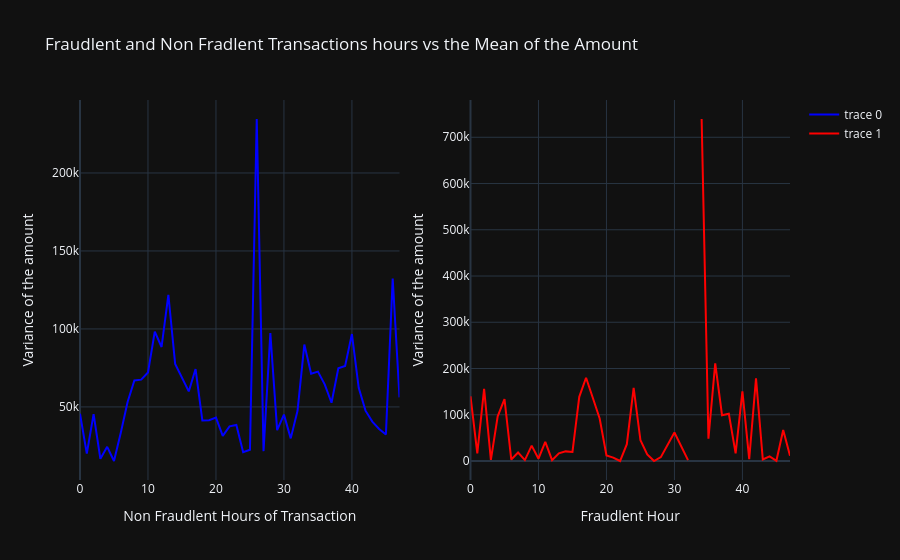

The code cell stored with this chart in its notebook:
### Code cell
fig = make_subplots(rows = 1,cols = 2)
fig.add_trace(
    go.Scatter(x = temp[temp["Class"]==0]["Hours"],y = temp[temp["Class"]==0]["var"],mode = "lines",
              line = dict(color = "blue")),row = 1, col = 1
)
fig.add_trace(
    go.Scatter(x = temp[temp["Class"]==1]["Hours"],y=temp[temp["Class"]==1]["var"],mode = "lines",
              line = dict(color = "red")),row = 1,col = 2
)
fig.update_layout(template = "plotly_dark",
                 xaxis1_title = "Non Fraudlent Hours of Transaction",
                 yaxis1_title = "Variance of the amount",
                 xaxis2_title = "Fraudlent Hour",
                 yaxis2_title = "Variance of the amount",
                 title = "Fraudlent and Non Fradlent Transactions hours vs the Mean of the Amount")
fig.show()

### Figure 1 — Plotly figure (JSON) as saved in the notebook; plotly's stock layout.template omitted (floating-point values rounded to 4 significant figures)
{"data": [{"line": {"color": "blue"}, "mode": "lines", "type": "scatter", "x": [0, 1, 2, 3, 4, 5, 6, 7, 8, 9, 10, 11, 12, 13, 14, 15, 16, 17, 18, 19, 20, 21, 22, 23, 24, 25, 26, 27, 28, 29, 30, 31, 32, 33, 34, 35, 36, 37, 38, 39, 40, 41, 42, 43, 44, 45, 46, 47], "xaxis": "x", "y": [45620.0, 20050.0, 45360.0, 16740.0, 24420.0, 15320.0, 33490.0, 53190.0, 66940.0, 67490.0, 72110.0, 98290.0, 88420.0, 121800.0, 77520.0, 68840.0, 59930.0, 74260.0, 41250.0, 41430.0, 43160.0, 31450.0, 37520.0, 38380.0, 20970.0, 22510.0, 234600.0, 21640.0, 97400.0, 35120.0, 45060.0, 29830.0, 47520.0, 89970.0, 71250.0, 72610.0, 64470.0, 52660.0, 74810.0, 76210.0, 96720.0, 62210.0, 47600.0, 40600.0, 35830.0, 32290.0, 132300.0, 56120.0], "yaxis": "y"}, {"line": {"color": "red"}, "mode": "lines", "type": "scatter", "x": [0, 1, 2, 3, 4, 5, 6, 7, 8, 9, 10, 11, 12, 13, 14, 15, 16, 17, 18, 19, 20, 21, 22, 23, 24, 25, 26, 27, 28, 30, 32, 33, 34, 35, 36, 37, 38, 39, 40, 41, 42, 43, 44, 45, 46, 47], "xaxis": "x2", "y": [139900.0, 16370.0, 155800.0, 2457.0, 96680.0, 133900.0, 3198.0, 18360.0, 2036.0, 33240.0, 4939.0, 41180.0, 1748.0, 16690.0, 20810.0, 19720.0, 138800.0, 180000.0, 136300.0, 91840.0, 12030.0, 7433.0, 16.35, 36500.0, 158300.0, 44800.0, 14340.0, 18.39, 8385.0, 61690.0, 1785.0, null, 739500.0, 48060.0, 211200.0, 99050.0, 102300.0, 16640.0, 150800.0, 3879.0, 178500.0, 3275.0, 9960.0, 382.8, 67190.0, 11460.0], "yaxis": "y2"}], "layout": {"autosize": true, "title": {"text": "Fraudlent and Non Fradlent Transactions hours vs the Mean of the Amount"}, "xaxis": {"anchor": "y", "autorange": true, "domain": [0, 0.45], "range": [0, 47], "title": {"text": "Non Fraudlent Hours of Transaction"}, "type": "linear"}, "xaxis2": {"anchor": "y2", "autorange": true, "domain": [0.55, 1], "range": [0, 47], "title": {"text": "Fraudlent Hour"}, "type": "linear"}, "yaxis": {"anchor": "x", "autorange": true, "domain": [0, 1], "range": [3136.0, 246800.0], "title": {"text": "Variance of the amount"}, "type": "linear"}, "yaxis2": {"anchor": "x2", "autorange": true, "domain": [0, 1], "range": [-41070.0, 780600.0], "title": {"text": "Variance of the amount"}, "type": "linear"}}}
